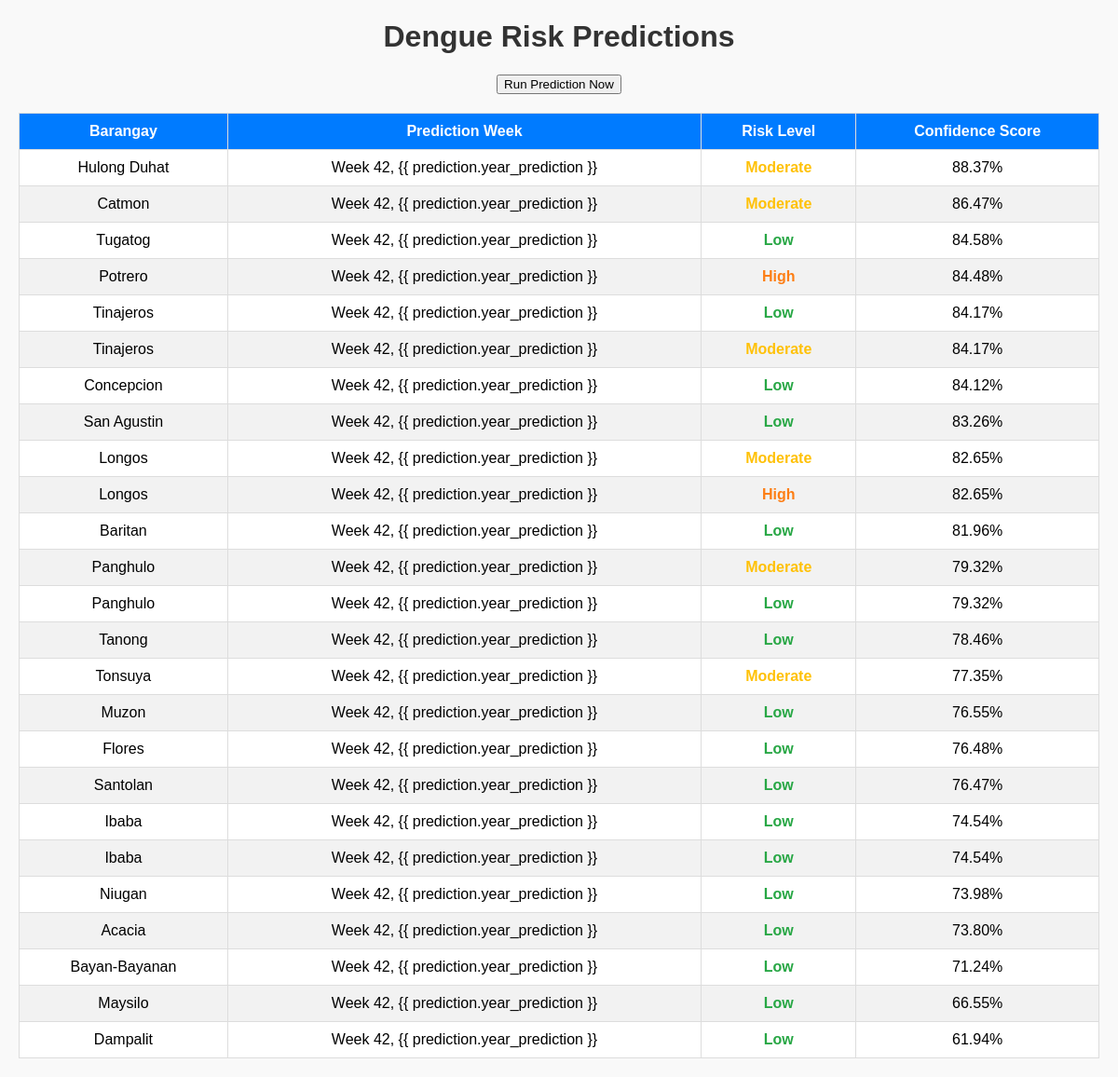
The page /predict/ on the database its author committed.
### backend/models.py (models this page shows, shortened)
class PredictionResult(models.Model):
    prediction_result_id = models.AutoField(primary_key=True)
    barangay = models.ForeignKey(Barangay, on_delete=models.CASCADE)
    year_prediction = models.PositiveIntegerField()
    week_prediction = models.PositiveIntegerField()
    numerical_risk_level = models.PositiveIntegerField()
    confidence_score = models.DecimalField(
        max_digits=4,
        decimal_places=2,
        validators=[MinValueValidator(0), MaxValueValidator(1)]
    )
    risk_level = models.CharField(max_length=20)
    trend = models.CharField(max_length=10, default='neutral')
    created_at = models.DateTimeField(auto_now_add=True)
    class Meta:
        verbose_name_plural = "Prediction Results"
        unique_together = ('barangay', 'year_prediction', 'week_prediction')  # CHANGED THIS

class Barangay(models.Model):
    barangay_id = models.AutoField(primary_key=True)
    name = models.CharField(max_length=100)
    latitude = models.DecimalField(max_digits=9, decimal_places=6)
    longitude = models.DecimalField(max_digits=9, decimal_places=6)
    class Meta:
        verbose_name_plural = "Barangays"

### backend/views.py (the view)
# urls.py: path('predict/', views.predict_view, name='predict'),
def predict_view(request):
    latest = PredictionResult.objects.order_by('-year_prediction', '-week_prediction').first()
    if latest:
        latest_year = latest.year_prediction
        latest_week = latest.week_prediction
        predictions = PredictionResult.objects.filter(
            year_prediction=latest_year,
            week_prediction=latest_week
        ).select_related('barangay').order_by('-confidence_score')
    else:
        latest_year = latest_week = None
        predictions = PredictionResult.objects.none()
    print("Predictions count:", predictions.count() if hasattr(predictions, "count") else len(predictions))
    for p in predictions[:10]:
        print(p.barangay.name, p.year_prediction, p.week_prediction, p.confidence_score)
    return render(request, 'predict.html', {
        'predictions': predictions,
        'latest_year': latest_year,
        'latest_week': latest_week,
    })

### backend/templates/predict.html (shortened to what this page needs)
<!doctype html>
<html lang="en">
  <head>
  </head>
  <body>
    <h1>Dengue Risk Predictions</h1>
    <form
      method="post"
      action="{% url 'run-prediction' %}"
      style="text-align: center; margin-bottom: 12px"
    >
      <button type="submit">Run Prediction Now</button>
    </form>
    <table>
      <thead>
        <tr>
          <th>Barangay</th>
          <th>Prediction Week</th>
          <th>Risk Level</th>
          <th>Confidence Score</th>
        </tr>
      </thead>
      <tbody>
        {% if predictions %} {% for prediction in predictions %}
        <tr>
          <td>{{ prediction.barangay.name }}</td>
          <td>
            Week {{ prediction.week_prediction }}, {{ prediction.year_prediction
            }}
          </td>
          <td>
            <span
              class="{% if prediction.risk_level == 'Low' %}low{% elif prediction.risk_level == 'Moderate' %}moderate{% elif prediction.risk_level == 'High' %}high{% elif prediction.risk_level == 'Very High' %}very-high{% endif %}"
            >
              {{ prediction.risk_level }}
            </span>
          </td>
          <td>{{ prediction.confidence_score }}%</td>
        </tr>
        {% endfor %} {% endif %}
      </tbody>
    </table>
  </body>
</html>

### backend/templates/predict.html (style rules this page uses)
body { font-family: Arial, sans-serif; margin: 20px; padding: 0; background-color: #f9f9f9; }
h1 { text-align: center; color: #333; }
table { width: 100%; border-collapse: collapse; margin: 20px 0; background-color: #fff; }
th, td { padding: 10px; text-align: center; border: 1px solid #ddd; }
th { background-color: #007bff; color: white; }
tr:nth-child(even) { background-color: #f2f2f2; }
.low { color: #28a745; font-weight: bold; }
.moderate { color: #ffc107; font-weight: bold; }
.high { color: #fd7e14; font-weight: bold; }

### rows shown on the page
PredictionResult: barangay.name "Hulong Duhat", week_prediction "42", risk_level "Moderate", confidence_score "88.37"
PredictionResult: barangay.name "Catmon", week_prediction "42", risk_level "Moderate", confidence_score "86.47"
PredictionResult: barangay.name "Tugatog", week_prediction "42", risk_level "Low", confidence_score "84.58"
PredictionResult: barangay.name "Potrero", week_prediction "42", risk_level "High", confidence_score "84.48"
PredictionResult: barangay.name "Tinajeros", week_prediction "42", risk_level "Low", confidence_score "84.17"
PredictionResult: barangay.name "Tinajeros", week_prediction "42", risk_level "Moderate", confidence_score "84.17"
PredictionResult: barangay.name "Concepcion", week_prediction "42", risk_level "Low", confidence_score "84.12"
PredictionResult: barangay.name "San Agustin", week_prediction "42", risk_level "Low", confidence_score "83.26"
PredictionResult: barangay.name "Longos", week_prediction "42", risk_level "Moderate", confidence_score "82.65"
PredictionResult: barangay.name "Longos", week_prediction "42", risk_level "High", confidence_score "82.65"
PredictionResult: barangay.name "Baritan", week_prediction "42", risk_level "Low", confidence_score "81.96"
PredictionResult: barangay.name "Panghulo", week_prediction "42", risk_level "Moderate", confidence_score "79.32"
PredictionResult: barangay.name "Panghulo", week_prediction "42", risk_level "Low", confidence_score "79.32"
PredictionResult: barangay.name "Tanong", week_prediction "42", risk_level "Low", confidence_score "78.46"
PredictionResult: barangay.name "Tonsuya", week_prediction "42", risk_level "Moderate", confidence_score "77.35"
PredictionResult: barangay.name "Muzon", week_prediction "42", risk_level "Low", confidence_score "76.55"
PredictionResult: barangay.name "Flores", week_prediction "42", risk_level "Low", confidence_score "76.48"
PredictionResult: barangay.name "Santolan", week_prediction "42", risk_level "Low", confidence_score "76.47"
PredictionResult: barangay.name "Ibaba", week_prediction "42", risk_level "Low", confidence_score "74.54"
PredictionResult: barangay.name "Ibaba", week_prediction "42", risk_level "Low", confidence_score "74.54"
PredictionResult: barangay.name "Niugan", week_prediction "42", risk_level "Low", confidence_score "73.98"
PredictionResult: barangay.name "Acacia", week_prediction "42", risk_level "Low", confidence_score "73.80"
PredictionResult: barangay.name "Bayan-Bayanan", week_prediction "42", risk_level "Low", confidence_score "71.24"
PredictionResult: barangay.name "Maysilo", week_prediction "42", risk_level "Low", confidence_score "66.55"
PredictionResult: barangay.name "Dampalit", week_prediction "42", risk_level "Low", confidence_score "61.94"
